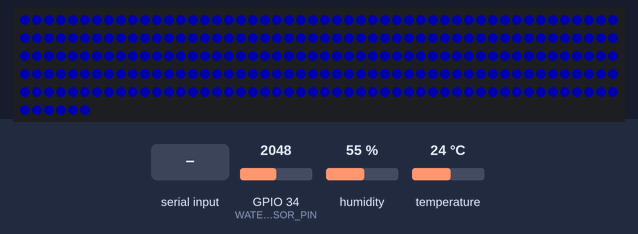
Simulated run of this sketch. Board: ESP32. Parts: 256 RGB LEDs in strip order, left to right, continuing on the next row. The test bench sets the inputs (shaded band); at power-on: GPIO 34 (WATER_SENSOR_PIN) = 2048, humidity 55 %, temperature 24 °C. Dim RGB values are drawn brighter than linear; what the sketch prints to the serial monitor is not drawn.

Above: at 3.2 s.
3.3 s: "1\n" received over Serial
Timing chart, 0 to 6.3 s (numbered marks = the images above; inputs shaded):
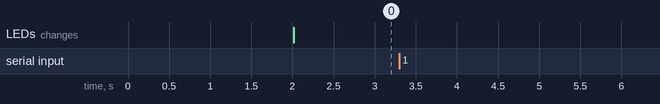

Measured:
- after the input at 3.3 s, every drawn part: stays the same

The sketch:

sensor.ino
```cpp
#include <DHT.h>
#include <Adafruit_NeoPixel.h>
#include <ArduinoJson.h>  // 추가 필요

#define PIN 5
#define NUM_LEDS 256

#define DHTPIN 15
#define DHTTYPE DHT22
#define WATER_SENSOR_PIN 34

DHT dht(DHTPIN, DHTTYPE);
Adafruit_NeoPixel strip(NUM_LEDS, PIN, NEO_GRB + NEO_KHZ800);

// 현재 LED 상태 저장
int currentR = 0, currentG = 0, currentB = 255;
int currentBrightness = 50;

void setup() {
  Serial.begin(115200);
  delay(2000);
  dht.begin();

  strip.begin();
  strip.setBrightness(currentBrightness);  // 밝기 적용
  updateLEDs();  // 현재 색상 적용

  Serial.println("💡 WS2812B 초기화 완료");
  Serial.println("📡 센서 초기화 완료");
}

void loop() {
  // 1. 센서 데이터 측정 및 전송
  float h = dht.readHumidity();
  float t = dht.readTemperature();
  int waterLevel = analogRead(WATER_SENSOR_PIN);

  if (isnan(h) || isnan(t)) {
    Serial.println("{\"error\": \"DHT22 데이터를 읽지 못했습니다.\"}");
  } else {
    Serial.print("{");
    Serial.print("\"temperature\": ");
    Serial.print(t, 1);
    Serial.print(", ");

    Serial.print("\"humidity\": ");
    Serial.print(h, 1);
    Serial.print(", ");

    Serial.print("\"water\": ");
    Serial.print(waterLevel);
    Serial.println("}");
  }

  // 2. 시리얼 명령 수신 (JSON 기반)
  if (Serial.available()) {
    String input = Serial.readStringUntil('\n');

    Serial.print("📥 받은 명령: ");
    Serial.println(input);

    StaticJsonDocument<200> doc;
    DeserializationError error = deserializeJson(doc, input);

    if (!error) {
      if (doc.containsKey("r")) currentR = doc["r"];
      if (doc.containsKey("g")) currentG = doc["g"];
      if (doc.containsKey("b")) currentB = doc["b"];
      if (doc.containsKey("brightness")) {
        currentBrightness = doc["brightness"];
        strip.setBrightness(currentBrightness);
      }

      updateLEDs();

      Serial.println("{\"status\": \"LED 설정 완료\"}");
    } else {
      Serial.print("{\"error\": \"JSON 파싱 실패: ");
      Serial.print(error.c_str());
      Serial.println("\"}");
    }
  }

  delay(1000);
}

void updateLEDs() {
  Serial.print("💡 LED 업데이트: R=");
  Serial.print(currentR);
  Serial.print(" G=");
  Serial.print(currentG);
  Serial.print(" B=");
  Serial.print(currentB);
  Serial.print(" 밝기=");
  Serial.println(currentBrightness);

  for (int i = 0; i < NUM_LEDS; i++) {
    strip.setPixelColor(i, strip.Color(currentR, currentG, currentB));
  }
  strip.show();
}
```
